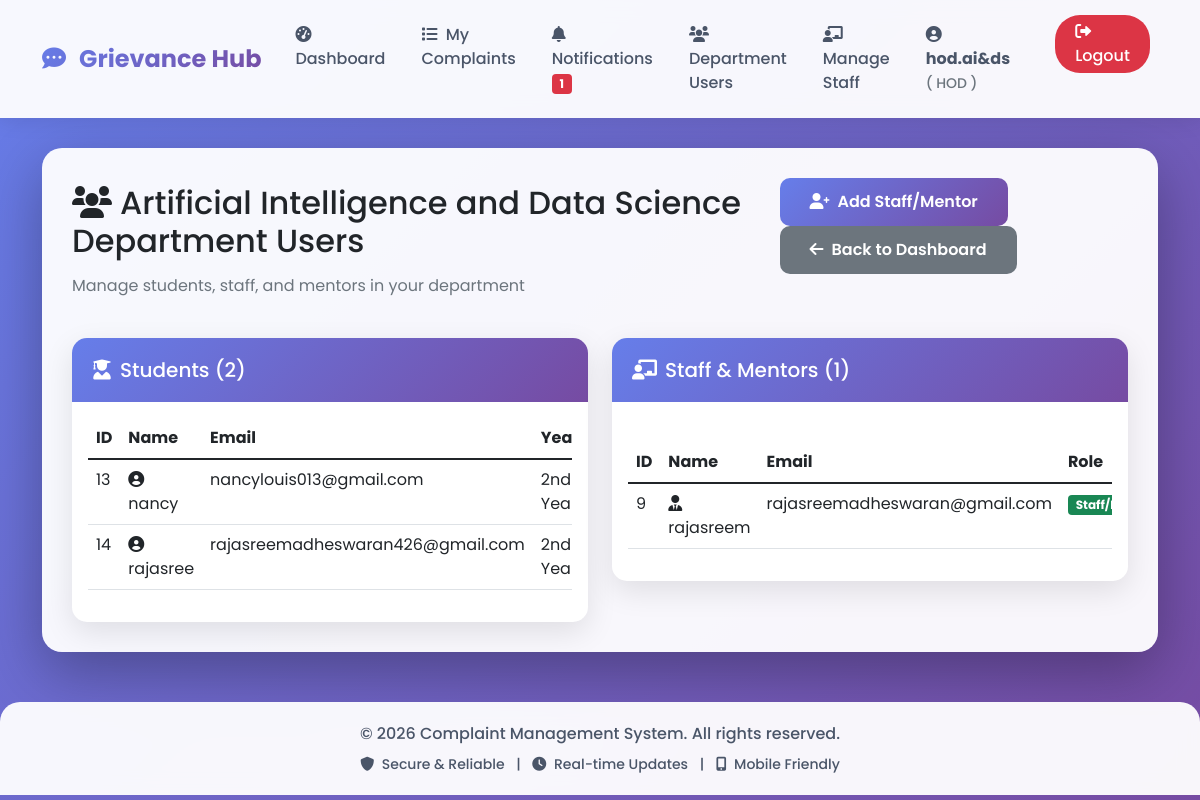
Screenshot of /department/users (signed in) with the database file from the repository.
### models.py (models this page shows)
class User(UserMixin, db.Model):
    id = db.Column(db.Integer, primary_key=True)
    username = db.Column(db.String(80), unique=True, nullable=False)
    email = db.Column(db.String(120), unique=True, nullable=False)
    password = db.Column(db.String(200), nullable=False)
    role = db.Column(db.String(20), default='student')  # student, staff/mentor, hod, admin
    department = db.Column(db.String(100))
    year = db.Column(db.String(20))
    section = db.Column(db.String(10))
    parent_name = db.Column(db.String(100))
    parent_phone = db.Column(db.String(15))
    address = db.Column(db.Text)
    mentor_name = db.Column(db.String(100))  # For students - who is their mentor
    phone = db.Column(db.String(15))
    created_at = db.Column(db.DateTime, default=datetime.utcnow)
    complaints = db.relationship('Complaint', backref='author', lazy=True, foreign_keys='Complaint.user_id')
    assigned_complaints = db.relationship('Complaint', backref='assigned_staff', lazy=True, foreign_keys='Complaint.assigned_to')

### app.py (the view)
@app.route('/department/users')
@login_required
def department_users():
    if not is_department_admin(current_user):
        abort(403)
    users = User.query.filter_by(department=current_user.department).all()
    students = get_department_students(current_user.department)
    staff = get_department_staff(current_user.department)
    return render_template('department_users.html',
                         users=users,
                         students=students,
                         staff=staff,
                         department=current_user.department)

### app.py (called while the page is built)
def is_super_admin(user):
    return user.role == 'admin' and user.email == 'vanitha.sty3375@gmail.com'

def is_department_admin(user):
    return user.role == 'hod'

def get_department_students(department_name):
    return User.query.filter_by(department=department_name, role='student').all()

def get_department_staff(department_name):
    return User.query.filter_by(department=department_name, role='staff').all()

@login_manager.user_loader
def load_user(user_id):
    return User.query.get(int(user_id))

@app.context_processor
def utility_processor():
    return {
        'is_super_admin': is_super_admin,
        'is_department_admin': is_department_admin
    }

### templates/department_users.html (shortened to what this page needs)
{% extends "base.html" %}
{% block content %}
<div class="row mb-4">
    <div class="col-12">
        <div class="d-flex justify-content-between align-items-center">
            <h2><i class="fas fa-users me-2"></i>{{ department }} Department Users</h2>
            <div>
                <a href="{{ url_for('add_department_staff') }}" class="btn btn-primary me-2">
                    <i class="fas fa-user-plus me-2"></i>Add Staff/Mentor
                </a>
                <a href="{{ url_for('hod_dashboard') }}" class="btn btn-secondary">
                    <i class="fas fa-arrow-left me-2"></i>Back to Dashboard
                </a>
            </div>
        </div>
        <p class="text-muted">Manage students, staff, and mentors in your department</p>
    </div>
</div>
<div class="row">
    <div class="col-md-6">
        <div class="card">
            <div class="card-header bg-primary text-white">
                <h5 class="mb-0"><i class="fas fa-user-graduate me-2"></i>Students ({{ students|length }})</h5>
            </div>
            <div class="card-body">
                <div class="table-responsive">
                    <table class="table table-hover">
                        <thead>
                            <tr>
                                <th>ID</th>
                                <th>Name</th>
                                <th>Email</th>
                                <th>Year</th>
                             </thead>
                        <tbody>
                            {% for student in students %}
                            <tr>
                                <td>{{ student.id }}</td>
                                <td><i class="fas fa-user-circle me-1"></i>{{ student.username }}</td>
                                <td>{{ student.email }}</td>
                                <td>{{ student.year }}</td>
                             </tr>
                            {% else %}
                            <tr>
                                <td colspan="8" class="text-center text-muted">No students in this department</td>
                            </tr>
                            {% endfor %}
                        </tbody>
                    </table>
                </div>
            </div>
        </div>
    </div>
    <div class="col-md-6">
        <div class="card">
            <div class="card-header bg-success text-white">
                <h5 class="mb-0"><i class="fas fa-chalkboard-teacher me-2"></i>Staff & Mentors ({{ staff|length }})</h5>
            </div>
            <div class="card-body">
                <div class="table-responsive">
                    <table class="table table-hover">
                        <thead>
                            <tr>
                                <th>ID</th>
                                <th>Name</th>
                                <th>Email</th>
                                <th>Role</th>
                             </thead>
                        <tbody>
                            {% for s in staff %}
                            <tr>
                                <td>{{ s.id }}</td>
                                <td><i class="fas fa-user-tie me-1"></i>{{ s.username }}</td>
                                <td>{{ s.email }}</td>
                                <td><span class="badge bg-success">Staff/Mentor</span></td>
                            </tr>
                            {% else %}
                            <tr>
                                <td colspan="6" class="text-center text-muted">No staff in this department. <a href="{{ url_for('add_department_staff') }}">Add staff</a></td>
                            </tr>
                            {% endfor %}
                        </tbody>
                    </table>
                </div>
            </div>
        </div>
    </div>
</div>
{% endblock %}

### templates/base.html (shortened to what this page needs)
<!DOCTYPE html>
<html lang="en">
<head>
    <link href="https://cdn.jsdelivr.net/npm/bootstrap@5.1.3/dist/css/bootstrap.min.css" rel="stylesheet">
    <link rel="stylesheet" href="https://cdnjs.cloudflare.com/ajax/libs/font-awesome/6.0.0/css/all.min.css">
</head>
<body>
    <nav class="navbar navbar-expand-lg navbar-light">
        <div class="container">
            <a class="navbar-brand" href="{{ url_for('index') }}">
                <i class="fas fa-comment-dots me-2"></i>
                Grievance Hub
            </a>
            <div class="collapse navbar-collapse" id="navbarNav">
                <ul class="navbar-nav ms-auto">
                    {% if current_user.is_authenticated %}
                        <li class="nav-item">
                            {% if is_super_admin(current_user) %}
                                <a class="nav-link" href="{{ url_for('super_admin_dashboard') }}">
                                    <i class="fas fa-tachometer-alt me-1"></i> Dashboard
                                </a>
                            {% elif is_department_admin(current_user) %}
                                <a class="nav-link" href="{{ url_for('hod_dashboard') }}">
                                    <i class="fas fa-tachometer-alt me-1"></i> Dashboard
                                </a>
                            {% elif current_user.role == 'staff' %}
                                <a class="nav-link" href="{{ url_for('staff_dashboard') }}">
                                    <i class="fas fa-tachometer-alt me-1"></i> Dashboard
                                </a>
                            {% else %}
                                <a class="nav-link" href="{{ url_for('dashboard') }}">
                                    <i class="fas fa-tachometer-alt me-1"></i> Dashboard
                                </a>
                            {% endif %}
                        </li>
                        <li class="nav-item">
                            <a class="nav-link" href="{{ url_for('view_complaints') }}">
                                <i class="fas fa-list me-1"></i> My Complaints
                            </a>
                        </li>
                        <li class="nav-item position-relative">
                            <a class="nav-link" href="{{ url_for('view_notifications') }}">
                                <i class="fas fa-bell me-1"></i> Notifications
                                {% set unread = current_user.notifications|selectattr('is_read', 'equalto', false)|list|length %}
                                {% if unread > 0 %}
                                    <span class="badge bg-danger">{{ unread }}</span>
                                {% endif %}
                            </a>
                        </li>
                        {% if is_department_admin(current_user) %}
                            <li class="nav-item">
                                <a class="nav-link" href="{{ url_for('department_users') }}">
                                    <i class="fas fa-users me-1"></i> Department Users
                                </a>
                            </li>
                            <li class="nav-item">
                                <a class="nav-link" href="{{ url_for('manage_staff') }}">
                                    <i class="fas fa-chalkboard-teacher me-1"></i> Manage Staff
                                </a>
                            </li>
                        {% endif %}
                        <li class="nav-item me-2">
                            <span class="nav-link">
                                <i class="fas fa-user-circle me-1"></i>
                                <strong>{{ current_user.username }}</strong>
                                <small class="text-muted ms-1">
                                    ({% if is_super_admin(current_user) %}
                                        Super Admin
                                    {% elif is_department_admin(current_user) %}
                                        HOD
                                    {% elif current_user.role == 'staff' %}
                                        Staff
                                    {% else %}
                                        Student
                                    {% endif %})
                                </small>
                            </span>
                        </li>
                        <li class="nav-item">
                            <a class="nav-link logout-btn" href="{{ url_for('logout') }}"
                               onclick="return confirm('Are you sure you want to logout?')">
                                <i class="fas fa-sign-out-alt"></i> Logout
                            </a>
                        </li>
                    {% endif %}
                </ul>
            </div>
        </div>
    </nav>
    <div class="container">
        <div class="main-content">
            {% block content %}{% endblock %}
        </div>
    </div>
    <footer class="footer">
        <div class="container">
            <p class="mb-0">&copy; 2026 Complaint Management System. All rights reserved.</p>
            <p class="mb-0 mt-2 small">
                <i class="fas fa-shield-alt me-1"></i> Secure & Reliable
                <span class="mx-2">|</span>
                <i class="fas fa-clock me-1"></i> Real-time Updates
                <span class="mx-2">|</span>
                <i class="fas fa-mobile-alt me-1"></i> Mobile Friendly
            </p>
        </div>
    </footer>
</body>
</html>

### templates/base.html (style rules this page uses)
* { font-family: 'Poppins', sans-serif; }
body { background: linear-gradient(135deg, #667eea 0%, #764ba2 100%); min-height: 100vh; background-attachment: fixed; }
.navbar { background: rgba(255, 255, 255, 0.95) !important; backdrop-filter: blur(10px); box-shadow: 0 2px 20px rgba(0,0,0,0.1); padding: 15px 0; }
.navbar-brand { font-weight: 700; font-size: 1.5rem; background: linear-gradient(135deg, #667eea 0%, #764ba2 100%); -webkit-background-clip: text; -webkit-text-fill-color: transparent; transition: transform 0.3s ease; }
.nav-link { font-weight: 500; color: #4a5568 !important; margin: 0 10px; position: relative; transition: color 0.3s ease; }
.logout-btn { background-color: #dc3545; color: white !important; border-radius: 25px; padding: 5px 20px !important; margin-left: 15px; transition: all 0.3s ease; }
.main-content { background: rgba(255, 255, 255, 0.95); border-radius: 20px; padding: 30px; margin: 30px 0; box-shadow: 0 20px 60px rgba(0,0,0,0.3); animation: fadeInUp 0.5s ease; }
.card { border: none; border-radius: 15px; box-shadow: 0 10px 30px rgba(0,0,0,0.1); transition: all 0.3s ease; overflow: hidden; }
.card-header { background: linear-gradient(135deg, #667eea 0%, #764ba2 100%); color: white; font-weight: 600; border: none; padding: 20px; }
.btn { border-radius: 10px; padding: 12px 30px; font-weight: 600; transition: all 0.3s ease; border: none; }
.btn-primary { background: linear-gradient(135deg, #667eea 0%, #764ba2 100%); }
.footer { background: rgba(255, 255, 255, 0.95); backdrop-filter: blur(10px); padding: 20px 0; margin-top: 50px; border-radius: 20px 20px 0 0; color: #4a5568; text-align: center; font-weight: 500; }

### rows the page displays
User: username "hod.ai&ds", department "Artificial Intelligence and Data Science"
User: id "13", username "nancy", email "nancylouis013@gmail.com", year "2nd…"
User: id "14", username "rajasree", email "rajasreemadheswaran426@gmail.com", year "2nd…"
User: id "9", username "rajasreem", email "rajasreemadheswaran@gmail.com"

### other values shown
{{ unread }} "1"
{{ students|length }} "2"
{{ staff|length }} "1"
